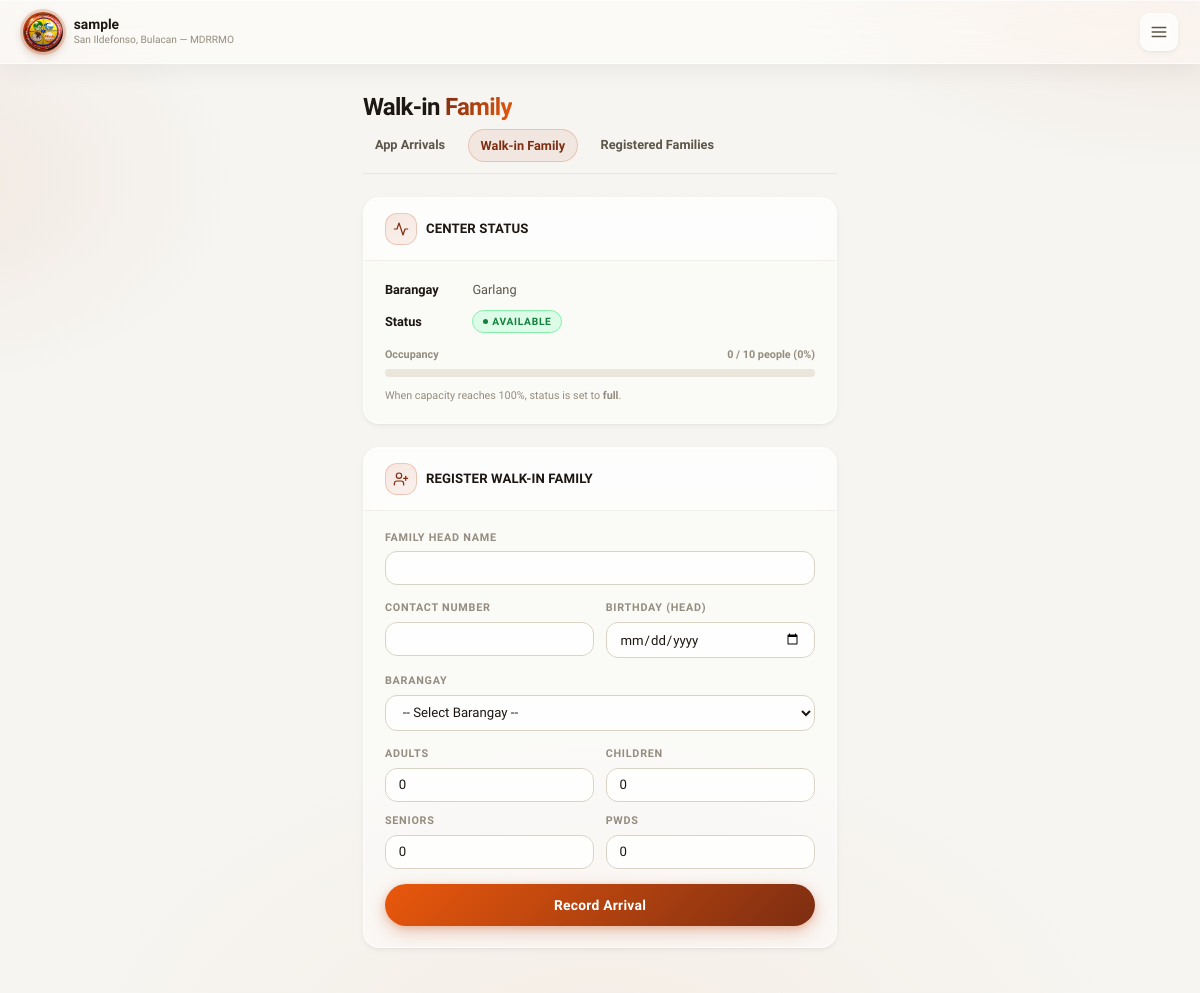
The page /coordinator/center_walkin.php?id=1 (signed in) on the database its author committed.
### tables this page shows
CREATE TABLE `evacuation_centers` (
  `id` int(10) UNSIGNED NOT NULL,
  `name` varchar(150) NOT NULL,
  `barangay_id` int(10) UNSIGNED NOT NULL,
  `address` varchar(255) NOT NULL,
  `lat` decimal(10,7) NOT NULL,
  `lng` decimal(10,7) NOT NULL,
  `max_capacity_people` int(10) UNSIGNED NOT NULL,
  `max_capacity_families` int(10) UNSIGNED DEFAULT 0,
  `status` enum('available','near_capacity','full','temp_shelter','closed') NOT NULL DEFAULT 'available',
  `coordinator_user_id` int(10) UNSIGNED DEFAULT NULL,
  `notes` text DEFAULT NULL,
  `created_at` datetime NOT NULL DEFAULT current_timestamp(),
  `updated_at` datetime NOT NULL DEFAULT current_timestamp() ON UPDATE current_timestamp()
);

CREATE TABLE `barangays` (
  `id` int(10) UNSIGNED NOT NULL,
  `name` varchar(100) NOT NULL,
  `municipality` varchar(100) NOT NULL DEFAULT 'San Ildefonso',
  `province` varchar(100) NOT NULL DEFAULT 'Bulacan',
  `center_lat` decimal(10,7) DEFAULT NULL,
  `center_lng` decimal(10,7) DEFAULT NULL,
  `boundary_polygon` longtext DEFAULT NULL CHECK (json_valid(`boundary_polygon`)),
  `is_active` tinyint(1) NOT NULL DEFAULT 1
);

### pages/center_helpers.php (called while the page is built, shortened)
<?php
function get_center_occupancy(int $centerId): array
{
    $pdo = db();
    $stmt = $pdo->prepare("SELECT c.max_capacity_people,
                                  COALESCE(SUM(r.total_members), 0) AS current_occupancy
                           FROM evacuation_centers c
                           LEFT JOIN evac_registrations r ON r.center_id = c.id
                           WHERE c.id = ?
                           GROUP BY c.id");
    $stmt->execute([$centerId]);
    $row = $stmt->fetch();
    $max = (int)$row['max_capacity_people'];
    $current = (int)$row['current_occupancy'];
    $percent = $max > 0 ? min(100.0, ($current / $max) * 100.0) : 0.0;
    return ['current' => $current, 'max' => $max, 'percent' => $percent];
}

### coordinator/center_walkin.php (the view, shortened to what this page needs)
<?php
require_once __DIR__ . '/../pages/center_helpers.php';
$pdo  = db();
$user = current_user();
$centerId = isset($_GET['id']) ? (int)$_GET['id'] : 0;
$stmt = $pdo->prepare("SELECT c.*, b.name AS barangay_name
                       FROM evacuation_centers c
                       JOIN barangays b ON b.id = c.barangay_id
                       WHERE c.id = ? AND c.coordinator_user_id = ?");
$stmt->execute([$centerId, $user['id']]);
$center = $stmt->fetch();
$occ = get_center_occupancy($centerId);
$pct = round($occ['percent']);
?>
<!DOCTYPE html>
<html lang="en">
<head>
    <link rel="stylesheet" href="../asset/css/center_walkin.css">
</head>
<body>
<div class="bg-blobs" aria-hidden="true">
    <div class="bg-blob b1"></div>
    <div class="bg-blob b2"></div>
    <div class="bg-blob b3"></div>
    <div class="bg-blob b4"></div>
</div>
<div class="layout">
    <div class="main">
        <header class="topbar"><div class="topbar-brand"><div class="topbar-logo"><img src="../img/mdrrmo.png" alt="MDRRMO Logo"></div><div class="topbar-brand-text"><div class="topbar-title"><?php echo htmlspecialchars($center['name']); ?></div><div class="topbar-subtitle">San Ildefonso, Bulacan — MDRRMO</div></div></div><div class="topbar-right"><button class="hamburger-btn" onclick="openMenu()"><svg viewBox="0 0 24 24"><line x1="3" y1="6" x2="21" y2="6"/><line x1="3" y1="12" x2="21" y2="12"/><line x1="3" y1="18" x2="21" y2="18"/></svg></button></div></header>
        <main class="dashboard">
            <div><h1 class="page-heading">Walk-in <span>Family</span></h1><div class="page-subnav"><a href="center_app_arrivals.php?id=<?php echo $centerId; ?>">App Arrivals</a><a href="center_walkin.php?id=<?php echo $centerId; ?>" class="active">Walk-in Family</a><a href="center_registrations.php?id=<?php echo $centerId; ?>">Registered Families</a></div></div>
            <section class="card"><div class="card-header"><div class="card-header-icon"><svg viewBox="0 0 24 24"><polyline points="22 12 18 12 15 21 9 3 6 12 2 12"/></svg></div><h2>Center Status</h2></div><div class="card-body"><div class="info-row"><strong>Barangay</strong> <?php echo htmlspecialchars($center['barangay_name']); ?></div><div class="info-row"><strong>Status</strong> <span class="status-pill status-<?php echo strtolower(preg_replace('/\s+/', '-', $center['status'])); ?>"><?php echo htmlspecialchars($center['status']); ?></span></div><div class="occ-bar-wrap"><div class="occ-bar-label"><span>Occupancy</span><span><?php echo $occ['current']; ?> / <?php echo $occ['max']; ?> people (<?php echo $pct; ?>%)</span></div><div class="occ-bar-track"><div class="occ-bar-fill" style="width:<?php echo min(100,$pct); ?>%; background:<?php echo $barColor; ?>;"></div></div></div><p class="occ-note">When capacity reaches 100%, status is set to <strong>full</strong>.</p></div></section>
            <section class="card"><div class="card-header"><div class="card-header-icon"><svg viewBox="0 0 24 24"><path d="M16 21v-2a4 4 0 00-4-4H6a4 4 0 00-4 4v2"/><circle cx="9" cy="7" r="4"/><line x1="19" y1="8" x2="19" y2="14"/><line x1="22" y1="11" x2="16" y2="11"/></svg></div><h2>Register Walk-in Family</h2></div>
                <form method="post" class="form-body"><input type="hidden" name="action" value="add_family">
                    <label class="form-label">Family Head Name <input type="text" name="family_head_name" required value="<?php echo htmlspecialchars($_POST['family_head_name'] ?? ''); ?>"></label>
                    <div class="grid-2"><label class="form-label">Contact Number <input type="tel" name="contact_number" required value="<?php echo htmlspecialchars($_POST['contact_number'] ?? ''); ?>"></label><label class="form-label">Birthday (Head) <input type="date" name="birthday" required value="<?php echo htmlspecialchars($_POST['birthday'] ?? ''); ?>"></label></div>
                    <label class="form-label">Barangay <select name="barangay_id" required><option value="">-- Select Barangay --</option></select></label>
                    <div class="grid-2"><label class="form-label">Adults <input type="number" name="adults" min="0" value="<?php echo (int)($_POST['adults'] ?? 0); ?>"></label><label class="form-label">Children <input type="number" name="children" min="0" value="<?php echo (int)($_POST['children'] ?? 0); ?>"></label><label class="form-label">Seniors <input type="number" name="seniors" min="0" value="<?php echo (int)($_POST['seniors'] ?? 0); ?>"></label><label class="form-label">PWDs <input type="number" name="pwds" min="0" value="<?php echo (int)($_POST['pwds'] ?? 0); ?>"></label></div>
                    <button type="submit" class="btn-submit">Record Arrival</button>
                </form>
            </section>
        </main>
    </div>
</div>
</body>
</html>

### rows shown on the page
evacuation_centers: name "sample", barangay.name "Garlang", status "AVAILABLE", max_capacity_people "10"

### other values the page prints
$occ['current'] "0"
$pct "0"
